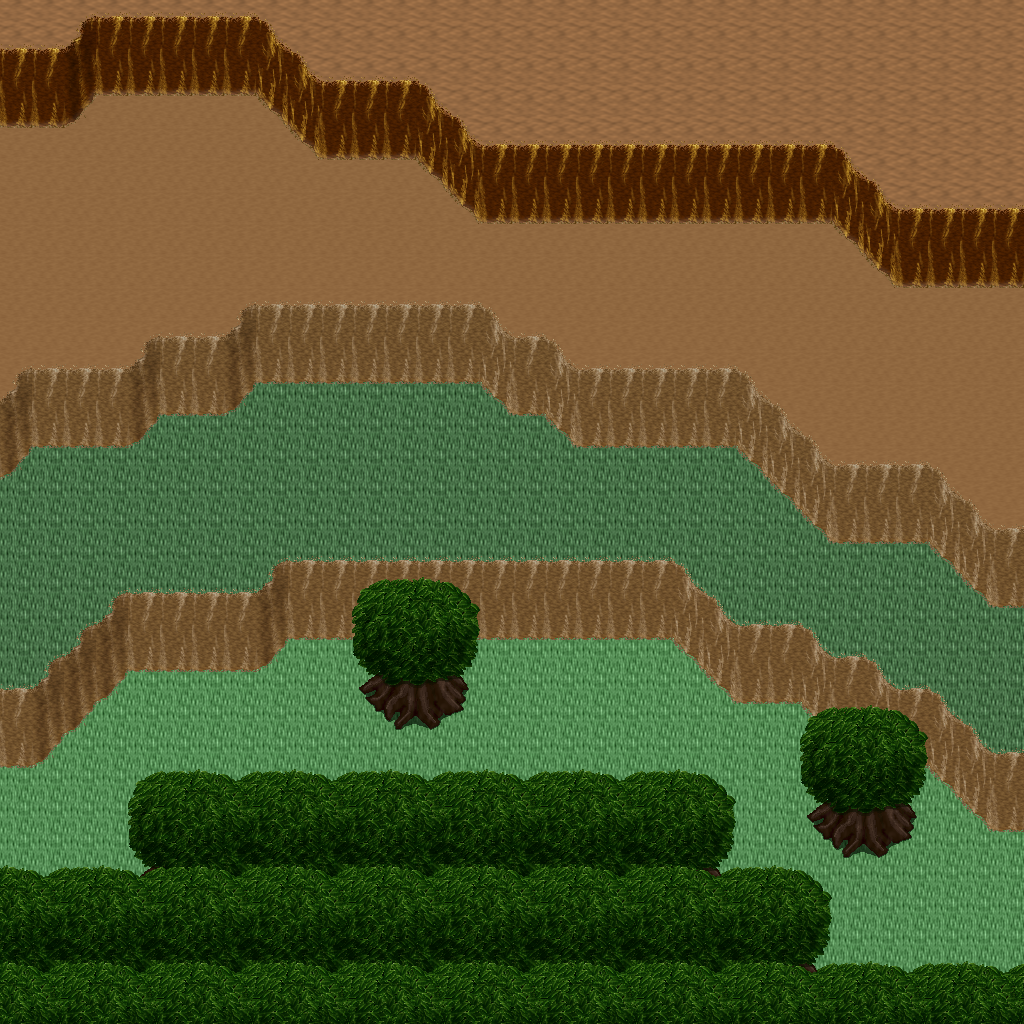

The image is a tile-based game level rendered from a .tmx file. Its description and source (layers, tilesets, objects; grid data summarised) follow:
An orthogonal 32x32 tile map with 32x32 px tiles, 5 tile layers (Ground, Objects, Objects2, Above, ...), 1 hidden layer not drawn, 8 tilesets.

<map version="1.10" tiledversion="1.11.0" orientation="orthogonal" renderorder="right-down" width="32" height="32" tilewidth="32" tileheight="32" infinite="0" nextlayerid="11" nextobjectid="1">
 <tileset firstgid="1" name="logic_collision" tilewidth="32" tileheight="32" tilecount="1" columns="1">
  <image source="../drawable/logic_collision.png" width="32" height="32" />
 </tileset>
 <tileset firstgid="2" name="ground_ground" tilewidth="32" tileheight="32" tilecount="33" columns="3">
  <image source="../drawable/ground_ground.png" width="96" height="352" />
 </tileset>
 <tileset firstgid="35" name="ground_ridge_earth_pale" tilewidth="32" tileheight="32" tilecount="96" columns="12">
  <image source="../drawable/ground_ridge_earth_pale.png" width="384" height="256" />
 </tileset>
 <tileset firstgid="131" name="ground_ridge_earth_dark" tilewidth="32" tileheight="32" tilecount="96" columns="12">
  <image source="../drawable/ground_ridge_earth_dark.png" width="384" height="256" />
 </tileset>
 <tileset firstgid="227" name="terrain_desert" tilewidth="32" tileheight="32" tilecount="88" columns="8">
  <image source="../drawable/terrain_desert.png" width="256" height="352" />
 </tileset>
 <tileset firstgid="315" name="plant_tree_tree_darkgreen" tilewidth="32" tileheight="32" tilecount="88" columns="8">
  <image source="../drawable/plant_tree_tree_darkgreen.png" width="256" height="352" />
 </tileset>
 <tileset firstgid="403" name="plant_cactus_2" tilewidth="32" tileheight="32" tilecount="10" columns="5">
  <image source="../drawable/plant_cactus_2.png" width="160" height="64" />
 </tileset>
 <tileset firstgid="413" name="ground_sand_2" tilewidth="32" tileheight="32" tilecount="15" columns="5">
  <image source="../drawable/ground_sand_2.png" width="160" height="96" />
 </tileset>
 <layer id="1" name="Ground" width="32" height="32">
  <data>[1024 cells, 1024 non-empty, 5 distinct tile ids]</data>
 </layer>
 <layer id="2" name="Objects" width="32" height="32">
  <data>[1024 cells, 343 non-empty, 30 distinct tile ids]</data>
 </layer>
 <layer id="3" name="Objects2" width="32" height="32">
  <data>[1024 cells, 0 non-empty, 0 distinct tile ids]</data>
 </layer>
 <layer id="4" name="Above" width="32" height="32">
  <data>[1024 cells, 223 non-empty, 22 distinct tile ids]</data>
 </layer>
 <layer id="5" name="Above2" width="32" height="32">
  <data>[1024 cells, 0 non-empty, 0 distinct tile ids]</data>
 </layer>
 <layer id="6" name="Walkable" width="32" height="32" visible="0">
  <data>[1024 cells, 552 non-empty, 1 distinct tile ids]</data>
 </layer>
 <objectgroup id="7" name="Mapevents" />
 <objectgroup id="8" name="Spawn" />
 <objectgroup id="9" name="Keys" />
 <objectgroup id="10" name="Replace" />
</map>
